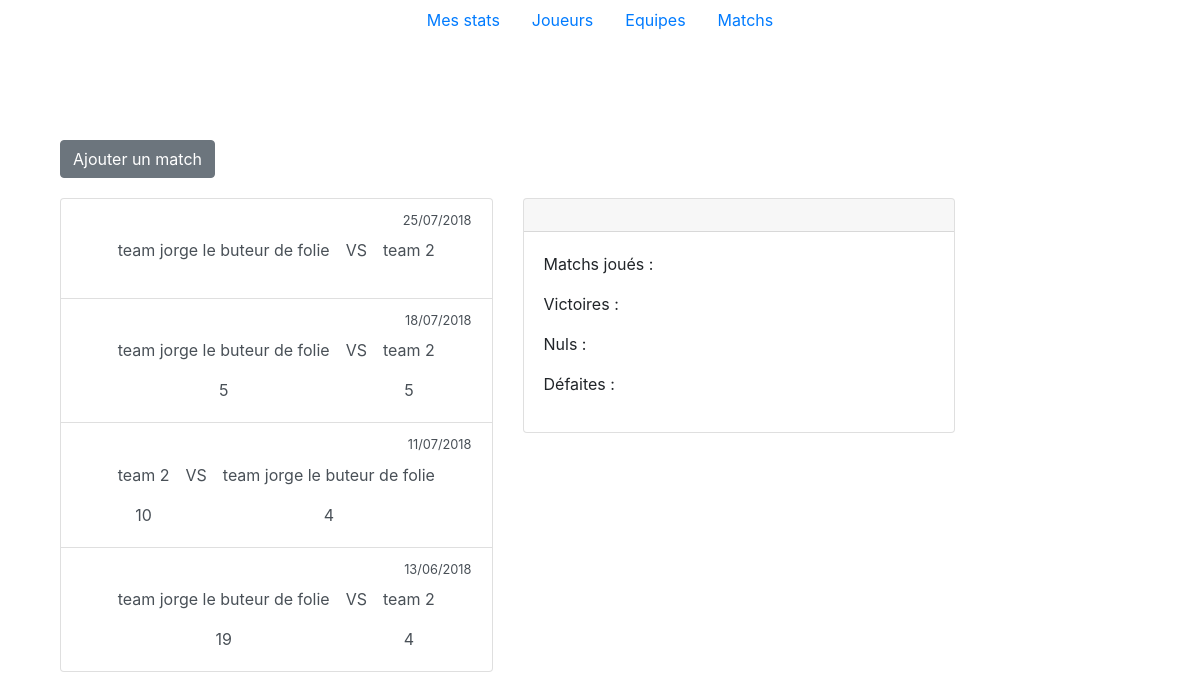
/index.php/games, run on an earlier commit of the app's database.
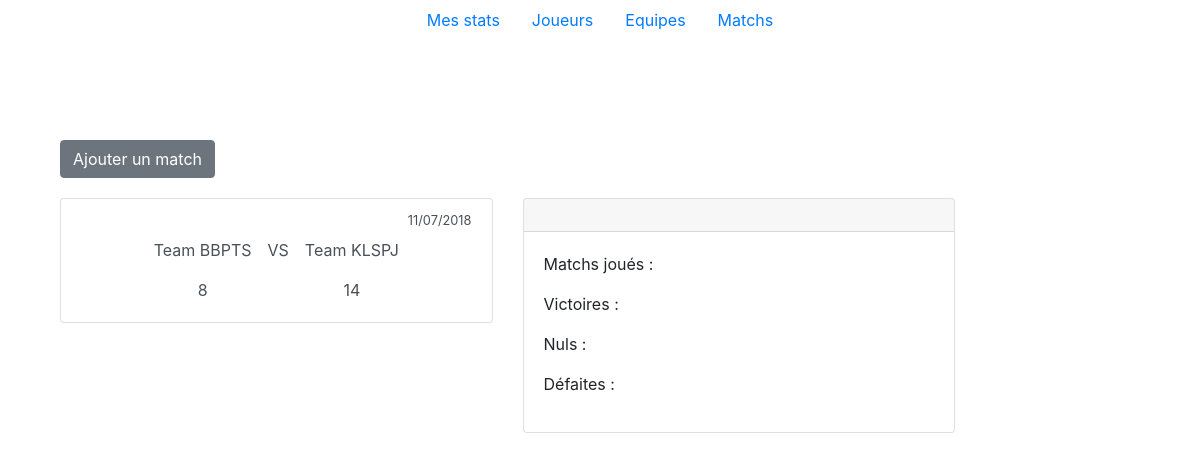
And on a later commit of the database.
### tables this page shows
CREATE TABLE `games` (
  `id` int(11) NOT NULL,
  `date` datetime NOT NULL,
  `team1_id` int(11) NOT NULL,
  `team2_id` int(11) NOT NULL,
  `team1_goals` int(11) DEFAULT NULL,
  `team2_goals` int(11) DEFAULT NULL,
  `is_played` bit(1) NOT NULL DEFAULT b'0'
);

CREATE TABLE `teams` (
  `id` int(11) NOT NULL,
  `name` varchar(250) NOT NULL
);

### application/controllers/Games.php (called while the page is built, shortened)
<?php
class Games extends CI_Controller {
	public function __construct()
	{
		$this->load->model('GamesModel');
	}
	public function index()
	{
		$data['games'] = $this->GamesModel->get_games();
		$this->load->view('templates/Header');
		$this->load->view('games/GamesView', $data);
		$this->load->view('templates/Footer');
	}
}

### index.php (called while the page is built, shortened)
<?php
require_once BASEPATH.'core/CodeIgniter.php';

### application/models/GamesModel.php (called while the page is built, shortened)
<?php
class GamesModel extends CI_Model
{
	private $table_teams = "teams";
	private $table_games = "games";
	public function get_games()
	{
		return $this->db->select('g.id, g.date, g.team1_goals, g.team2_goals, g.is_played, t1.name as team1_name, t2.name as team2_name')
				->from($this->table_games . ' as g, ' . $this->table_teams . ' as t1, ' . $this->table_teams . ' as t2')
				->where('g.team1_id = t1.id AND g.team2_id = t2.id')
				->order_by('date', 'desc')
				->get()
				->result();
	}
}

### application/views/games/GamesListView.php (the view)
<?php if(isset($games)): ?>
	<div class="list-group">
		<?php foreach ($games as $game): ?>
			<a href="#" class="list-group-item list-group-item-action flex-column align-items-start">
    			<div class="d-flex justify-content-end">
      				<small><?= date( 'd/m/Y', strtotime( $game->date ) ) ?></small>
    			</div>
				<div class="d-flex justify-content-center">
					<div class="d-flex flex-column">
						<div class="p-2 d-flex justify-content-center"><?= $game->team1_name ?></div>
						<div class="p-2 d-flex justify-content-center"><?= $game->team1_goals ?></div>
					</div>
					<div class="d-flex flex-column">
						<div class="p-2 d-flex justify-content-center">VS</div>
						<div class="p-2 d-flex justify-content-center"></div>
					</div>
					<div class="d-flex flex-column">
						<div class="p-2 d-flex justify-content-center"><?= $game->team2_name ?></div>
						<div class="p-2 d-flex justify-content-center"><?= $game->team2_goals ?></div>
					</div>
				</div>
  			</a>
		<?php endforeach; ?>
	</div>
<?php endif; ?>

### application/views/templates/Header.php (shortened to what this page needs)
<!DOCTYPE html>
<html lang="fr">
<head>
	<link href="<?php echo base_url(); ?>assets/css/bootstrap.css" rel="stylesheet" type="text/css" />
	<link href="<?php echo base_url(); ?>assets/css/multi-select.css" rel="stylesheet" type="text/css" />
	<link href="<?php echo base_url(); ?>assets/css/site.css" rel="stylesheet" type="text/css" />
</head>
<body>
	<ul class="nav justify-content-center">
		<li class="nav-item">
			<a class="nav-link" href="#" >Mes stats</a>
		</li>
		<li class="nav-item">
			<a class="nav-link" href="<?= site_url('Players') ?>" >Joueurs</a>
		</li>
		<li class="nav-item">
			<a class="nav-link" href="<?= site_url('Teams') ?>">Equipes</a>
		</li>
		<li class="nav-item">
			<a class="nav-link" href="<?= site_url('Games') ?>">Matchs</a>
		</li>
	</ul>
	<div class="container" style="margin-top:100px"  >
		<div class="row" >
			<div class="col-lg-12" >

### application/views/games/GamesView.php (shortened to what this page needs)
<div class="container" >
	<div class="row" >
		<div class="col-lg-12" >
			<button type="button" class="btn btn-secondary" data-toggle="modal" data-target="#game_creation_modal" >Ajouter un match</button>
		</div>
	</div>
	<div class="row" >
		<div class="col-lg-5" >
			<?php include('./application/views/games/GamesListView.php') ?>
		</div>
		<div class="col-lg-5" >
			<?php include('./application/views/games/GamesCardView.php') ?>
		</div>
	</div>
</div>

### application/views/games/GamesCardView.php (shortened to what this page needs)
<div class="card" >
	<div class="card-header" >
	</div>
	<div class="card-body" >
		<p class="card-text" >Matchs joués : <span id="played_games_team_card" ></span></p>
		<p class="card-text" >Victoires : <span id="wins_team_card" ></span></p>
		<p class="card-text" >Nuls : <span id="draws_team_card" ></span></p>
		<p class="card-text" >Défaites : <span id="losses_team_card" ></span></p>
	</div>
</div>

### application/views/templates/footer.php
			</div>
		</div>
	</div>
</body>
</html>

### assets/css/site.css (style rules this page uses)
.row { margin-bottom: 20px !important; }

What changed in the data, as far as the page shows it:
removed games: date "25/07/2018", team1.name "team jorge le buteur de folie", team2.name "team 2"
removed games: date "18/07/2018", team1.name "team jorge le buteur de folie", team1_goals "5", team2.name "team 2", team2_goals "5"
removed games: date "11/07/2018", team1.name "team 2", team1_goals "10", team2.name "team jorge le buteur de folie", team2_goals "4"
removed games: date "13/06/2018", team1.name "team jorge le buteur de folie", team1_goals "19", team2.name "team 2", team2_goals "4"
added games: date "11/07/2018", team1.name "Team BBPTS", team1_goals "8", team2.name "Team KLSPJ", team2_goals "14"
